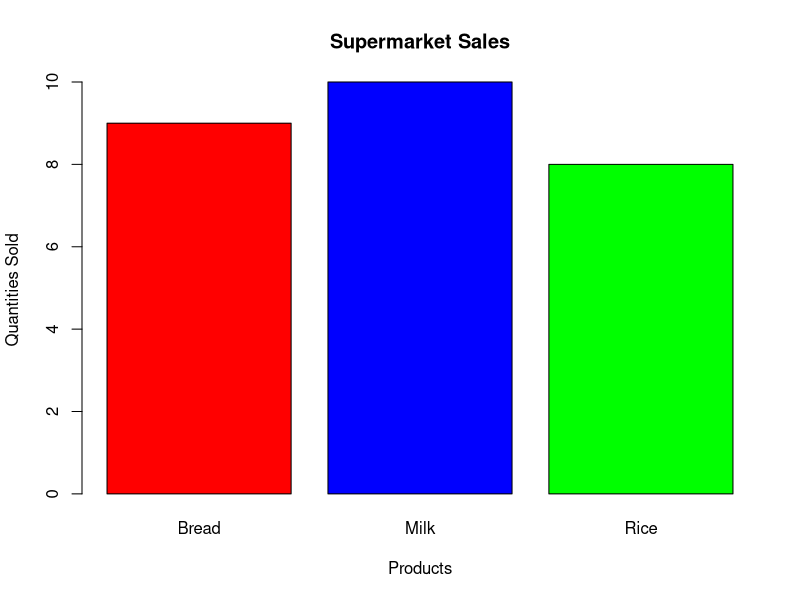
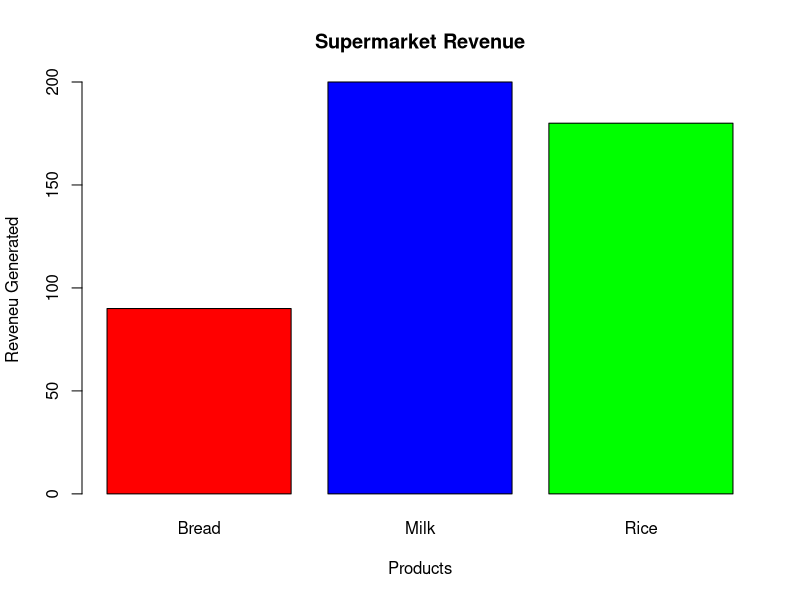

The R script that drew these images, in order:
#Q9. Analyse and visualize supermarket data using R.

supermarket_data <- data.frame(
  Product = c("Milk", "Bread", "Rice", "Milk", "Bread",
              "Rice", "Milk", "Bread", "Rice", "Milk"),
  Quantity = c(2, 3, 1, 4, 2, 5, 3, 4, 2, 1),
  Price = c(50, 30, 60, 50, 30, 60, 50, 30, 60, 50)
)

print(supermarket_data)

#aggregate() groups rows by a specified variable and applies a function to each group. 
#Here, it groups by Product and calculates the sum of Quantity.

#Analyse total quantity sold per product
total_qty_sold <- aggregate(
  Quantity ~ Product, # Aggregate quantity column according to Product col
  data = supermarket_data, #Where to take data for both cols
  FUN = sum # Aggregation method; FUN is the argument that tells aggregate() which function to apply.
)

print(total_qty_sold)

#Computing Revenue generated for each product
total_revenue <- aggregate(
  Price ~ Product, #Aggregate price col acc to prod col
  data = supermarket_data,
  FUN = sum
)

print(total_revenue)

#Plotting Quantities Sold
barplot(
  total_qty_sold$Quantity,
  names.arg = total_qty_sold$Product,
  main = "Supermarket Sales",
  xlab = "Products",
  ylab = "Quantities Sold",
  col = c("red","blue","green")
)

#Plotting Revenue
barplot(
  total_revenue$Price,
  names.arg = total_revenue$Product,
  main = "Supermarket Revenue",
  xlab = "Products",
  ylab = "Reveneu Generated",
  col = c("red","blue","green")
)
